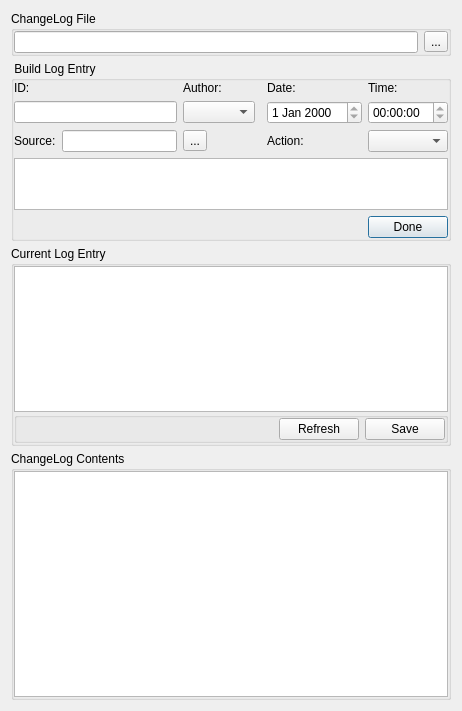
<?xml version="1.0" encoding="UTF-8"?>
<ui version="4.0">
 <class>Dialog</class>
 <widget class="QDialog" name="Dialog">
  <property name="geometry">
   <rect>
    <x>0</x>
    <y>0</y>
    <width>462</width>
    <height>711</height>
   </rect>
  </property>
  <property name="windowTitle">
   <string>Manage ChangeLog</string>
  </property>
  <layout class="QVBoxLayout" name="verticalLayout_3">
   <property name="spacing">
    <number>5</number>
   </property>
   <item>
    <widget class="QGroupBox" name="groupBox_2">
     <property name="title">
      <string>ChangeLog File</string>
     </property>
     <layout class="QHBoxLayout" name="horizontalLayout">
      <property name="margin">
       <number>0</number>
      </property>
      <item>
       <widget class="QLineEdit" name="editChangelog"/>
      </item>
      <item>
       <widget class="QToolButton" name="buttonChangelog">
        <property name="text">
         <string>...</string>
        </property>
       </widget>
      </item>
     </layout>
    </widget>
   </item>
   <item>
    <widget class="QGroupBox" name="groupBox">
     <property name="maximumSize">
      <size>
       <width>16777215</width>
       <height>180</height>
      </size>
     </property>
     <property name="title">
      <string> Build Log Entry</string>
     </property>
     <layout class="QGridLayout" name="gridLayout">
      <property name="margin">
       <number>0</number>
      </property>
      <item row="0" column="0" colspan="2">
       <widget class="QLabel" name="label_3">
        <property name="text">
         <string>ID:</string>
        </property>
       </widget>
      </item>
      <item row="0" column="2">
       <widget class="QLabel" name="label_2">
        <property name="text">
         <string>Author:</string>
        </property>
       </widget>
      </item>
      <item row="0" column="4">
       <widget class="QLabel" name="label_4">
        <property name="text">
         <string>Date:</string>
        </property>
       </widget>
      </item>
      <item row="0" column="5">
       <widget class="QLabel" name="label_5">
        <property name="text">
         <string>Time:</string>
        </property>
       </widget>
      </item>
      <item row="1" column="0" colspan="2">
       <widget class="QLineEdit" name="editID">
        <property name="readOnly">
         <bool>true</bool>
        </property>
       </widget>
      </item>
      <item row="1" column="2">
       <widget class="QComboBox" name="comboAuthor"/>
      </item>
      <item row="1" column="4">
       <widget class="QDateEdit" name="dateDate">
        <property name="readOnly">
         <bool>true</bool>
        </property>
       </widget>
      </item>
      <item row="1" column="5">
       <widget class="QTimeEdit" name="timeTime">
        <property name="readOnly">
         <bool>true</bool>
        </property>
       </widget>
      </item>
      <item row="2" column="0">
       <widget class="QLabel" name="label_6">
        <property name="text">
         <string>Source:</string>
        </property>
       </widget>
      </item>
      <item row="2" column="1">
       <widget class="QLineEdit" name="editSource"/>
      </item>
      <item row="2" column="4">
       <widget class="QLabel" name="label_7">
        <property name="text">
         <string>Action:</string>
        </property>
       </widget>
      </item>
      <item row="2" column="5">
       <widget class="QComboBox" name="comboAction"/>
      </item>
      <item row="3" column="0" colspan="6">
       <widget class="QPlainTextEdit" name="plainCurrentLog">
        <property name="lineWrapMode">
         <enum>QPlainTextEdit::NoWrap</enum>
        </property>
       </widget>
      </item>
      <item row="2" column="2">
       <widget class="QToolButton" name="buttonAddSrc">
        <property name="text">
         <string>...</string>
        </property>
       </widget>
      </item>
      <item row="4" column="5">
       <widget class="QPushButton" name="buttonDone">
        <property name="text">
         <string>Done</string>
        </property>
       </widget>
      </item>
     </layout>
    </widget>
   </item>
   <item>
    <widget class="QGroupBox" name="groupBox_3">
     <property name="maximumSize">
      <size>
       <width>16777215</width>
       <height>200</height>
      </size>
     </property>
     <property name="title">
      <string>Current Log Entry</string>
     </property>
     <layout class="QVBoxLayout" name="verticalLayout_2">
      <property name="spacing">
       <number>0</number>
      </property>
      <property name="margin">
       <number>0</number>
      </property>
      <item>
       <widget class="QPlainTextEdit" name="plainLogEntry">
        <property name="lineWrapMode">
         <enum>QPlainTextEdit::NoWrap</enum>
        </property>
       </widget>
      </item>
      <item>
       <widget class="QGroupBox" name="groupBox_5">
        <property name="title">
         <string/>
        </property>
        <layout class="QHBoxLayout" name="horizontalLayout_2">
         <property name="margin">
          <number>0</number>
         </property>
         <item>
          <spacer name="horizontalSpacer">
           <property name="orientation">
            <enum>Qt::Horizontal</enum>
           </property>
           <property name="sizeHint" stdset="0">
            <size>
             <width>40</width>
             <height>20</height>
            </size>
           </property>
          </spacer>
         </item>
         <item>
          <widget class="QPushButton" name="buttonRefresh">
           <property name="text">
            <string>Refresh</string>
           </property>
          </widget>
         </item>
         <item>
          <widget class="QPushButton" name="buttonSave">
           <property name="text">
            <string>Save</string>
           </property>
          </widget>
         </item>
        </layout>
       </widget>
      </item>
     </layout>
    </widget>
   </item>
   <item>
    <widget class="QGroupBox" name="groupBox_4">
     <property name="title">
      <string>ChangeLog Contents</string>
     </property>
     <layout class="QVBoxLayout" name="verticalLayout">
      <property name="margin">
       <number>0</number>
      </property>
      <item>
       <widget class="QPlainTextEdit" name="plainChangelog">
        <property name="lineWrapMode">
         <enum>QPlainTextEdit::NoWrap</enum>
        </property>
       </widget>
      </item>
     </layout>
    </widget>
   </item>
  </layout>
 </widget>
 <resources/>
 <connections/>
</ui>
